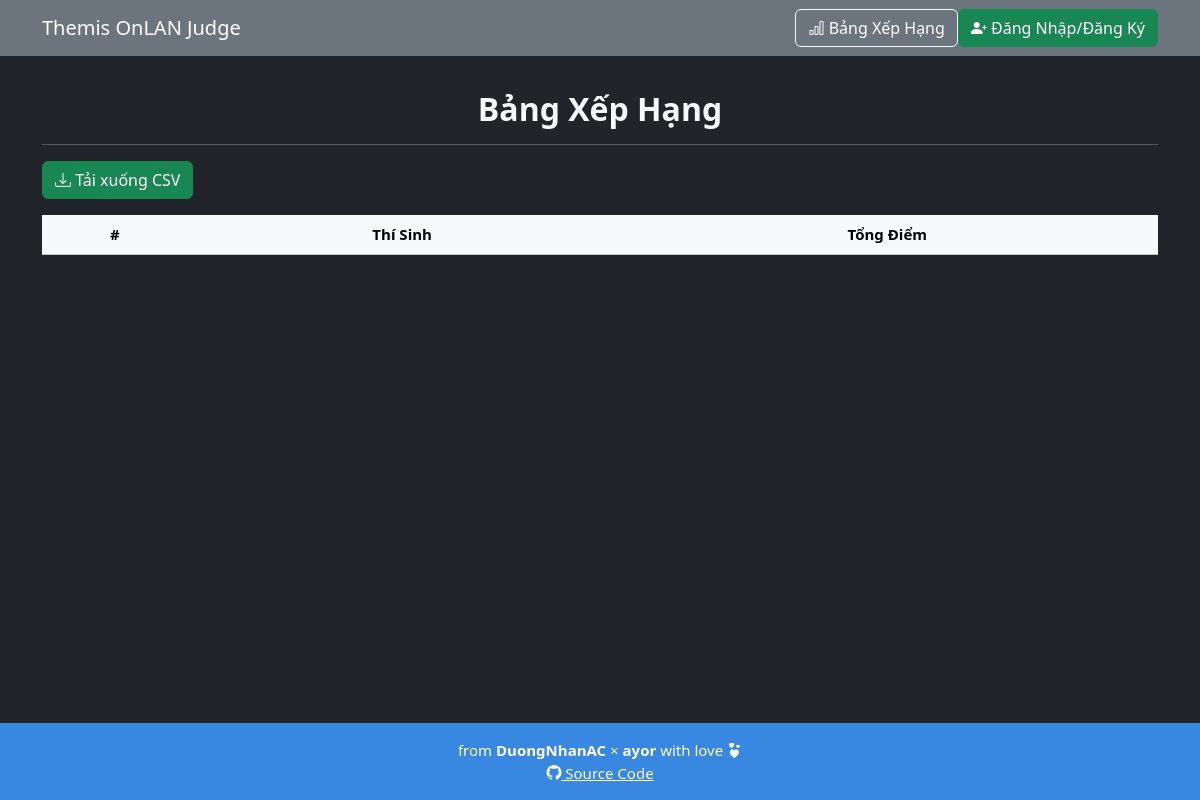
The page /ranking.php on the database as committed earlier.
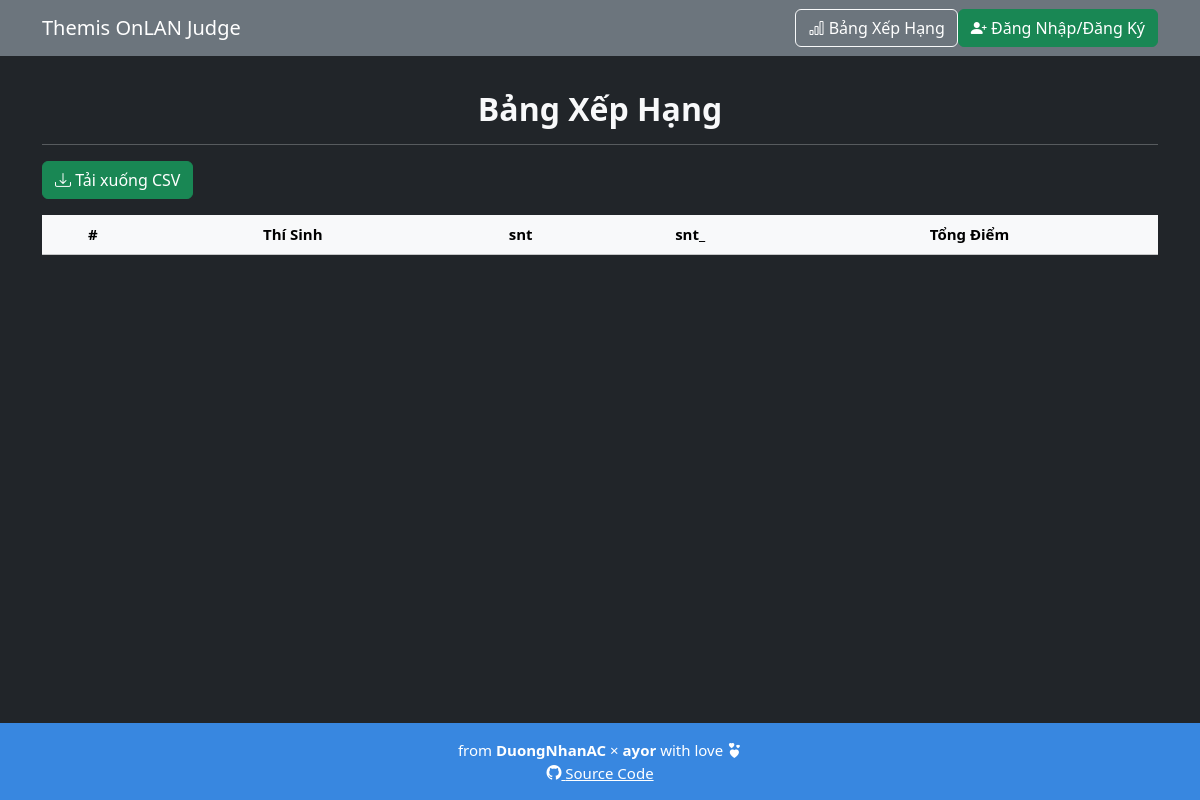
The same page on the database as committed later.
### tables this page shows
CREATE TABLE IF NOT EXISTS `problems` (
  `id` int(11) NOT NULL AUTO_INCREMENT,
  `name` varchar(255) NOT NULL,
  `total_score` int(11) NOT NULL,
  `time_limit` float NOT NULL,
  `memory_limit` int(11) NOT NULL,
  `description` longtext NOT NULL,
  `order_id` int(11) DEFAULT -1,
  `submissions_limit` int(11) DEFAULT -1,
  PRIMARY KEY (`id`),
  UNIQUE KEY `name` (`name`)
);

### ranking.php (the view, shortened to what this page needs)
<?php
require 'config.php';
$problems = $pdo->query("SELECT id, name FROM problems WHERE order_id >= 1 ORDER BY order_id ASC")->fetchAll(PDO::FETCH_ASSOC);
?>
<!DOCTYPE html>
<html lang="vi">
<head>
	<link rel="stylesheet" href="assets/css/bootstrap.min.css">
	<link rel="stylesheet" href="assets/css/bootstrap-icons.css">
	<link rel="stylesheet" href="assets/css/styles.css">
</head>
<body class="bg-dark text-light">
	<nav class="navbar navbar-expand-lg navbar-dark bg-secondary">
		<div class="container">
			<a class="navbar-brand" href="index.php">Themis OnLAN Judge</a>
			<div class="collapse navbar-collapse justify-content-end" id="navbarNav">
				<a href="ranking.php" class="btn btn-outline-light">
					<i class="bi bi-bar-chart"></i> Bảng Xếp Hạng
				</a>
				<?php if (isset($_SESSION['user_id'])): ?>
					<a href="submissions.php" class="btn btn-outline-light">
						<i class="bi bi-clock-history"></i> Lịch Sử Nộp Bài
					</a>
					<div class="dropdown">
						<button class="btn btn-outline-light dropdown-toggle" type="button" id="userDropdown" data-bs-toggle="dropdown">
							<i class="bi bi-person-circle"></i>
						</button>
						<ul class="dropdown-menu dropdown-menu-end">
							<li><span class="dropdown-item-text" style='color:white;'>Xin chào, <strong><?= htmlspecialchars($_SESSION['username']) ?></strong></span></li>
							<li><hr class="dropdown-divider"></li>
							<?php if ($_SESSION['role'] === 'admin'): ?>
								<li>
									<a href="problems.php" class="dropdown-item">
										<i class="bi bi-journal-text"></i> Danh Sách Đề Bài
									</a>
								</li>
								<li>
									<a href="admin_dashboard.php" class="dropdown-item">
										<i class="bi bi-speedometer2"></i> Bảng Điều Khiển
									</a>
								</li>
							<?php endif; ?>
							<li>
								<a href="edit_profile.php" class="dropdown-item">
									<i class="bi bi-pencil-square"></i> Chỉnh Sửa Thông Tin
								</a>
							</li>
							<li>
								<a href="change_password.php" class="dropdown-item">
									<i class="bi bi-key"></i> Đổi Mật Khẩu
								</a>
							</li>
							<li><hr class="dropdown-divider"></li>
							<li>
								<a href="?logout" class="dropdown-item text-danger">
									<i class="bi bi-box-arrow-right"></i> Đăng Xuất
								</a>
							</li>
						</ul>
					</div>
				<?php else: ?>
					<a href="auth.php" class="btn btn-success">
						<i class="bi bi-person-plus-fill"></i> Đăng Nhập/Đăng Ký
					</a>
				<?php endif; ?>
			</div>
		</div>
	</nav>
<div class="container mt-4">
	<h2 class="text-center">Bảng Xếp Hạng</h2>
	<hr>
	<a href="export_results.php" class="btn btn-success mb-3">
		<i class="bi bi-download"></i> Tải xuống CSV
	</a>
	<div class="table-responsive">
		<table class="table table-dark table-striped table-hover" id="rankingTable">
			<thead class="table-light text-dark text-center">
				<tr>
					<th>#</th>
					<th>Thí Sinh</th>
					<?php foreach ($problems as $problem): ?>
						<th><?= htmlspecialchars($problem['name']) ?></th>
					<?php endforeach; ?>
					<th>Tổng Điểm</th>
				</tr>
			</thead>
		</table>
	</div>
</div>
</body>
<footer>
	<div class="text-center mt-3">
		<p>from <b>DuongNhanAC</b> × <b>ayor</b> with love <i class="bi bi-hearts"></i><br />
		<a href="https://github.com/duongnotnhan/themis-onlan-judge"><i class="bi bi-github"></i> Source Code</a></p>
	</div>
</footer>
</html>

Rows that differ between the two databases and show on the page:
now on this page (row edited): problems: name "snt"
now on this page (row edited): problems: name "snt_"
